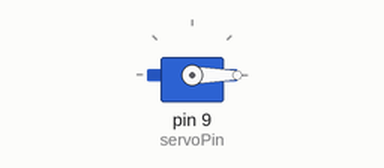
The sketch below on a simulated Arduino Uno, built with avr-gcc and run on an emulated ATmega328P. Parts: servo.

Above: at 0.05 s.
At 4.25 s:
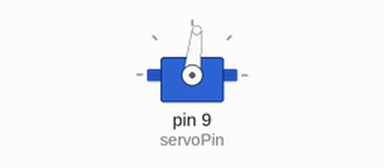
At 8.45 s:
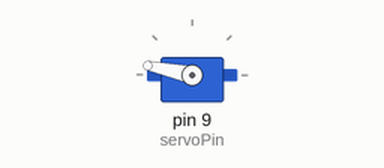
At 16.95 s:
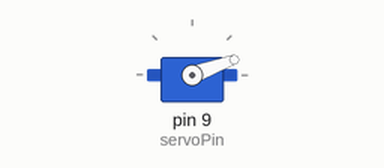
Timing chart, 0 to 23.3 s (numbered marks = the images above):
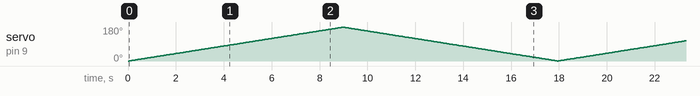

The sketch:

Servo.ino
```cpp
#include <Servo.h>
#define servoPin 9
// This sketch is for a servo motor.
// It sweeps the servo from 0 to 180 degrees and back to 0 degrees.

Servo myServo;
void setup() {
  Serial.begin(9600);
  pinMode(servoPin, OUTPUT);
  myServo.attach(servoPin);
}

void loop() {
  for(int i=0; i < 180; i++){
    myServo.write(i);
    delay(50);
    if(i==179){
      while(i!=0){
        i--;
        myServo.write(i);
        delay(50);
      }
    }
  }

}
```
